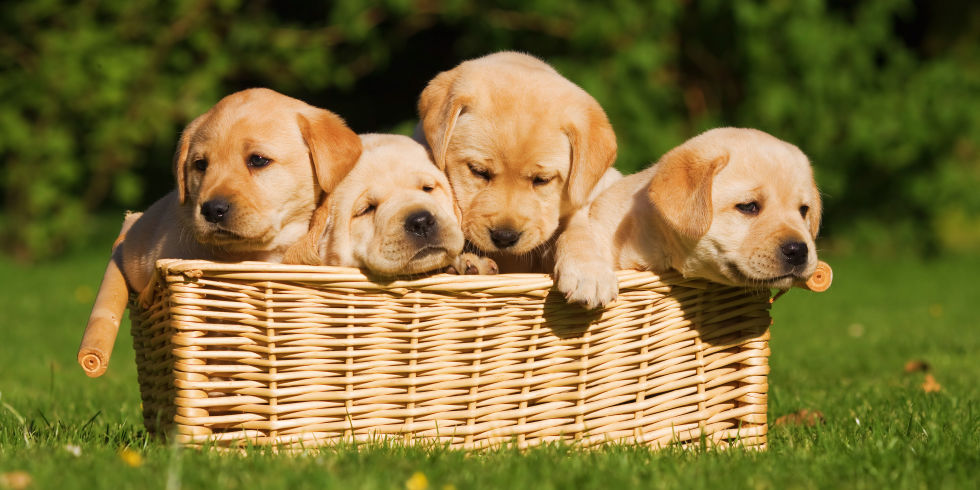
#> input picture opencv/images/dogs.jpg, 980 x 490 px
$ python linedraw.py
#> lines starting #> are read from the running program, lines starting #| are printed output that depends on the picture
import cv2

img = cv2.imread('images/dogs.jpg', 3)
#> img is the input picture: shape (490, 980, 3); mean B, G, R 57.9, 113.2, 126.9


print(img.shape)
#| (490, 980, 3)
img3 = cv2.line(img, (0, 0), (300, 300), (0, 0, 255), 10)
cv2.imwrite('images/img3.jpg', img3)

#cv2.ellipse(img3, (200, 200), (100, 400))

img4 = cv2.rectangle(img, (100, 100), (400, 400), (40, 30, 200), 20)
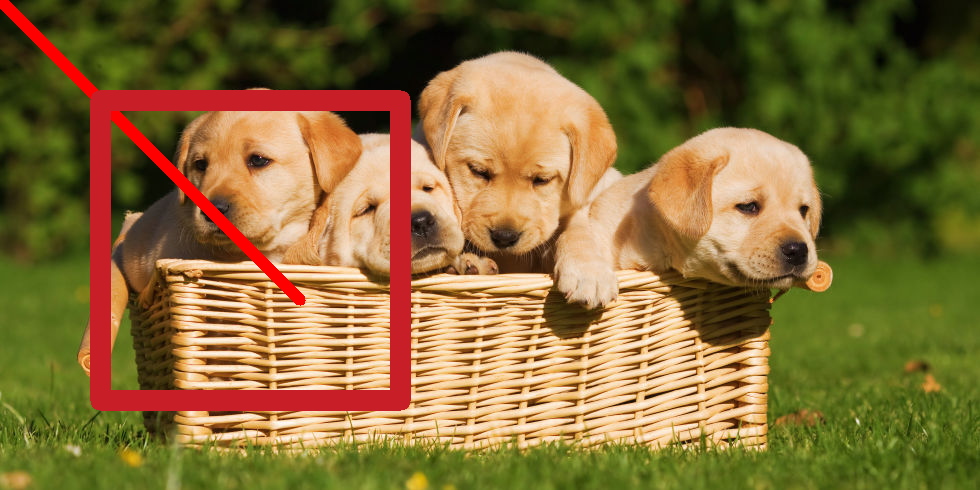
#> img4: shape (490, 980, 3); mean B, G, R 56.1, 107.9, 131.6
cv2.imwrite('images/img4.jpg', img4)

cv2.imshow('test', img3)

crop_img = img3[0:640, 0:480]  # type: object
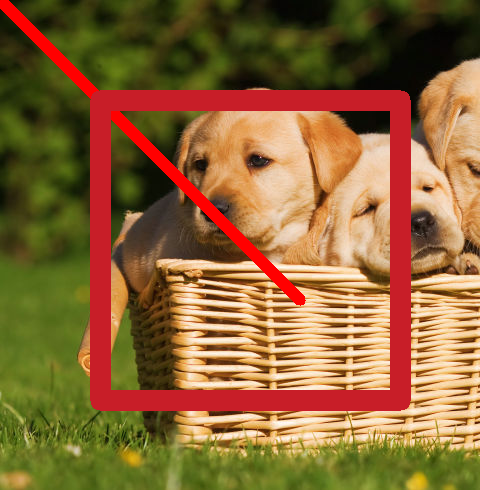
#> crop_img: shape (490, 480, 3); mean B, G, R 55.8, 101.8, 140.1

cv2.imshow('test2', img4)
cv2.imshow('cropped', crop_img)
cv2.waitKey(0)
cv2.destroyAllWindows()

$ run again, with opencv/images/catdog2.jpg copied over opencv/images/dogs.jpg
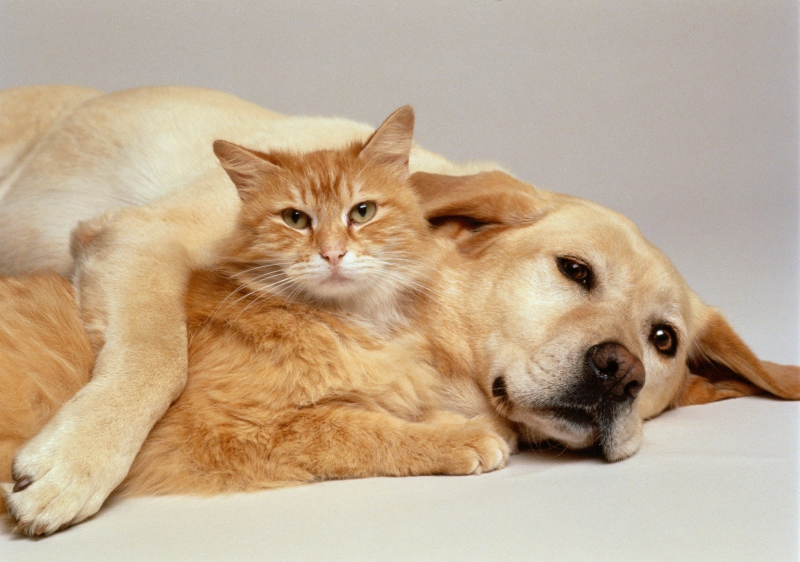
#> input picture opencv/images/catdog2.jpg, 1600 x 1123 px (shown at 1/2 size)
#> img is the input picture: shape (1123, 1600, 3); mean B, G, R 144.4, 170.4, 192.5
#| (1123, 1600, 3)
#> `crop_img = img3[0:640, 0:480]`:
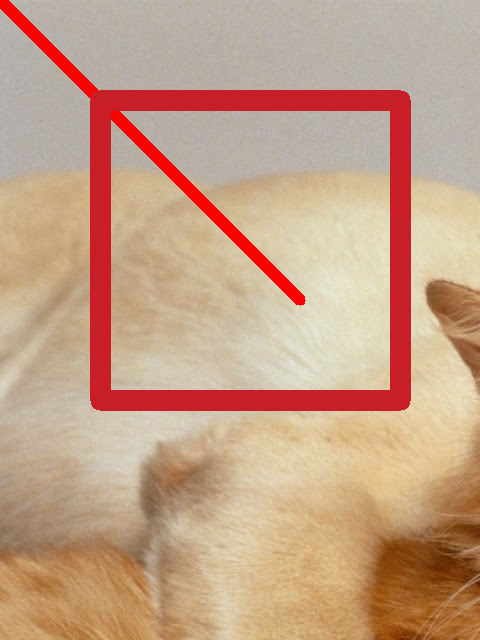
#> crop_img: shape (640, 480, 3); mean B, G, R 134.8, 160.3, 197.6
